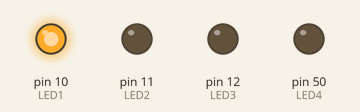
A sketch run on a simulated Arduino Mega 2560, built with avr-gcc and run on an emulated ATmega2560. Shown: output pins drawn as LEDs (lit = HIGH).

Above: at 0.12 s.
At 0.62 s:
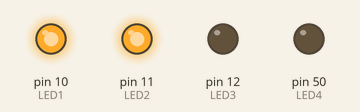
At 1.12 s:
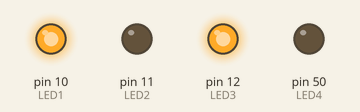
At 2.37 s:
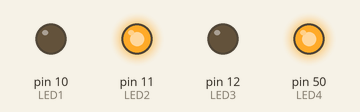
At 3.62 s:
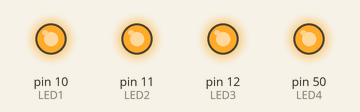
At 4.87 s:
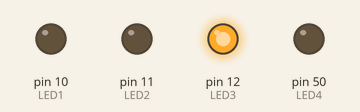
Timing chart, 0 to 5.2 s (numbered marks = the images above):
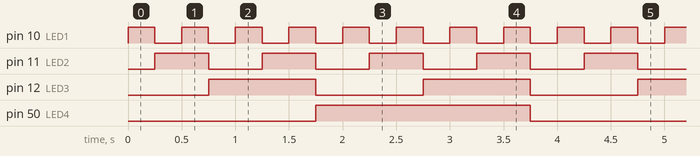

Measured:
- by itself, pin 10 (LED1): alternates HIGH for 0.25 s and LOW for 0.25 s
- by itself, pin 11 (LED2): alternates HIGH for 0.50 s and LOW for 0.50 s
- by itself, pin 12 (LED3): alternates HIGH for 1.0 s and LOW for 1.0 s
- by itself, pin 50 (LED4): alternates HIGH for 2.0 s and LOW for 2.0 s

The sketch:

incisoC.ino
```cpp
const int LED1 = 10;
const int LED2 = 11;
const int LED3 = 12;
const int LED4 = 50;

int tiemp =250;

void setup() {
  // put your setup code here, to run once:
  pinMode(LED1,OUTPUT);
  pinMode(LED2,OUTPUT);
  pinMode(LED3, OUTPUT);
  pinMode(LED4, OUTPUT);
  Serial.begin(9600);
}

void loop() {
  // put your main code here, to run repeatedly:
   digitalWrite(LED1,HIGH);
   delay(tiemp);
   digitalWrite(LED1, LOW);
   digitalWrite(LED2,HIGH);
   delay(tiemp);
   digitalWrite(LED1,HIGH);
   delay(tiemp);
   digitalWrite(LED1, LOW);
   digitalWrite(LED2, LOW);
   digitalWrite(LED3, HIGH);
   delay(tiemp);
   digitalWrite(LED1,HIGH);
   delay(tiemp);
   digitalWrite(LED1, LOW);
   digitalWrite(LED2,HIGH);
   delay(tiemp);
   digitalWrite(LED1,HIGH);
   delay(tiemp);
   digitalWrite(LED1, LOW);
   digitalWrite(LED2, LOW);
   digitalWrite(LED3, LOW);
   digitalWrite(LED4, HIGH);
   delay(tiemp);

   digitalWrite(LED1,HIGH);
   delay(tiemp);
   digitalWrite(LED1, LOW);
   digitalWrite(LED2,HIGH);
   delay(tiemp);
   digitalWrite(LED1,HIGH);
   delay(tiemp);
   digitalWrite(LED1, LOW);
   digitalWrite(LED2, LOW);
   digitalWrite(LED3, HIGH);
   delay(tiemp);
   digitalWrite(LED1,HIGH);
   delay(tiemp);
   digitalWrite(LED1, LOW);
   digitalWrite(LED2,HIGH);
   delay(tiemp);
   digitalWrite(LED1,HIGH);
   delay(tiemp);
   digitalWrite(LED1, LOW);
   digitalWrite(LED2, LOW);
   digitalWrite(LED3, LOW);
   digitalWrite(LED4, LOW);
   delay(tiemp);
}
```
